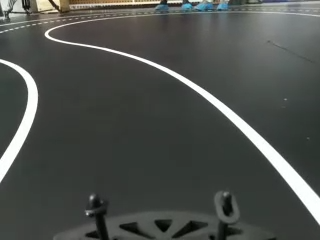
#> input picture resources/fullCurve.png, 320 x 240 px, found by its file name; the run also reads 1 picture not shown here
$ jupyter execute energy.ipynb   (older library calls are emulated)
#> lines starting #> are read from the running program, lines starting #| are printed output that depends on the picture; after the words box and inside, x2 and y2 are one past the last pixel; in counts of white or black regions, pixels touching at a corner belong together
## Applying Energy Path algtm to road photos

[cell 1]
import cv2
import numpy as np
import matplotlib as plt

[cell 2]
RED = (0, 0, 255)

MAX_ROAD_WIDTH = 275
MAX_ROAD_X = 175

MIN_ROAD_WIDTH = 75
MIN_ROAD_X = 25

[cell 3]
img = cv2.imread("C:\Programs/facultate/licenta/my-autonomous-car/resources/fullCurve.png")
#> img is the input picture: shape (240, 320, 3); mean B, G, R 77.2, 81.1, 77.6

IMG_WIDTH = img.shape[1]
#> IMG_WIDTH = 320
IMG_HEIGHT = img.shape[0]
#> IMG_HEIGHT = 240

[cell 4]
print(img)
#> (printed output is left out)

[cell 5]
cv2.imshow("original",img)
cv2.waitKey(0)
cv2.destroyAllWindows()

[cell 6]
gray = cv2.cvtColor(img, cv2.COLOR_BGR2GRAY)

cv2.imshow("gray",gray)
cv2.waitKey(0)
cv2.destroyAllWindows()

### Gaussian Blur

[cell 7]
blurred = cv2.GaussianBlur(gray,(3,3),3)

cv2.imshow("blurred",blurred)
cv2.waitKey(0)
cv2.destroyAllWindows()

### Bilateral blur

[cell 8]
bilateralBlurred = cv2.bilateralFilter(gray, 11, 21, 7)

cv2.imshow("bilateral Blurred",bilateralBlurred)
cv2.waitKey(0)
cv2.destroyAllWindows()

[cell 9]
blurred = cv2.GaussianBlur(gray,(3,3),3)
bilateralBlurred = cv2.bilateralFilter(gray, 11, 21, 7)

cv2.imshow("bilateral Blurred",bilateralBlurred)


cv2.imshow("blurred",blurred)

cv2.waitKey(0)
cv2.destroyAllWindows()

### Classic binary thresholding

[cell 10]
_, threshClassis = cv2.threshold(blurred, 170, 255, cv2.THRESH_BINARY)
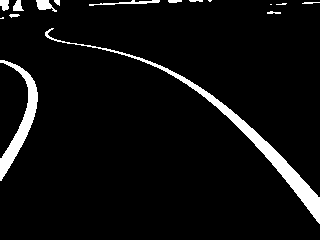
#> threshClassis: shape (240, 320); 5.6% white; 16 white regions (4 under 20 px), largest, box (x1, y1, x2, y2) and area: (45, 28, 320, 224) 2397, (0, 60, 38, 181) 1242, (89, 0, 160, 6) 153
# cv2.imwrite("classicTresh.jpg",threshClassis)
cv2.imshow("classic thresh",threshClassis)
cv2.waitKey(0)
cv2.destroyAllWindows()

### Otsu's thresholding

[cell 11]
T, threshOtsu = cv2.threshold(blurred, 0, 255, cv2.THRESH_BINARY | cv2.THRESH_OTSU)
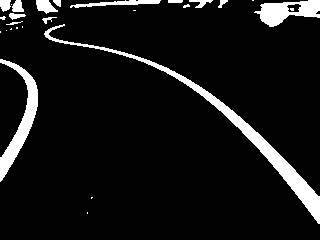
#> threshOtsu: shape (240, 320); 8.1% white; 27 white regions (13 under 20 px), largest, box (x1, y1, x2, y2) and area: (44, 24, 320, 224) 2759, (0, 59, 38, 182) 1365, (254, 0, 320, 27) 979
#> T = 137
# cv2.imwrite("classicTresh.jpg",threshClassis)
print(T)
#| 137.0
cv2.imshow("classic thresh",threshOtsu)
cv2.waitKey(0)
cv2.destroyAllWindows()

### Adaptive binary thresholding

[cell 12]
threshAdap = cv2.adaptiveThreshold(blurred, 255,
	cv2.ADAPTIVE_THRESH_GAUSSIAN_C, cv2.THRESH_BINARY_INV, 5, 10)
#> threshAdap: shape (240, 320); 2.6% white in thin lines or dots

cv2.imshow("adaptive thresh",threshAdap)
cv2.waitKey(0)
cv2.destroyAllWindows()

[cell 13]
blurred = cv2.GaussianBlur(gray,(5,5),0)
# blurred = cv2.equalizeHist(blurred)

# threshAdap = cv2.adaptiveThreshold(blurred, 255,
#     cv2.ADAPTIVE_THRESH_GAUSSIAN_C, cv2.THRESH_BINARY_INV, 11, 2)
_, threshClassis = cv2.threshold(blurred, 170, 255, cv2.THRESH_BINARY)
#> threshClassis: shape (240, 320); 5.5% white; 17 white regions (6 under 20 px), largest, box (x1, y1, x2, y2) and area: (77, 44, 320, 224) 2296, (0, 60, 38, 181) 1241, (36, 0, 56, 12) 137
kernel = cv2.getStructuringElement(cv2.MORPH_RECT, (3, 3))
closed = cv2.morphologyEx(threshClassis, cv2.MORPH_OPEN, kernel)
#> closed: shape (240, 320); 5.1% white; 14 white regions (4 under 20 px), largest, box (x1, y1, x2, y2) and area: (137, 57, 320, 223) 2181, (0, 60, 38, 180) 1240, (36, 0, 52, 10) 129
cv2.imshow("blurred",closed)
cv2.waitKey(0)
cv2.destroyAllWindows()

### Morphological ops

[cell 14]
kernel = np.ones((5,5),np.uint8)
closing = cv2.morphologyEx(threshClassis, cv2.MORPH_CLOSE, kernel)
#> closing: shape (240, 320); 5.6% white; 14 white regions (5 under 20 px), largest, box (x1, y1, x2, y2) and area: (77, 44, 320, 224) 2300, (0, 60, 38, 181) 1244, (0, 0, 23, 17) 226
cv2.imshow("closed img",closing)
cv2.waitKey(0)
cv2.destroyAllWindows()

[cell 15]
kernel = np.ones((3,3),np.uint8)
opening = cv2.morphologyEx(threshClassis, cv2.MORPH_OPEN, kernel)
cv2.imshow("opened img",opening)
cv2.waitKey(0)
cv2.destroyAllWindows()

### TESTS

[cell 16]
_, threshClassis = cv2.threshold(blurred, 185, 255, cv2.THRESH_BINARY)
#> threshClassis: shape (240, 320); 4.9% white; 13 white regions (5 under 20 px), largest, box (x1, y1, x2, y2) and area: (101, 48, 320, 223) 2127, (0, 60, 38, 181) 1176, (37, 0, 52, 10) 116
# kernel = np.ones((3,3),np.uint8)
kernel = cv2.getGaussianKernel(5,5)
closing = cv2.morphologyEx(threshClassis, cv2.MORPH_CLOSE, kernel)
#> closing: shape (240, 320); 5% white; 12 white regions (4 under 20 px), largest, box (x1, y1, x2, y2) and area: (101, 48, 320, 223) 2127, (0, 60, 38, 181) 1176, (37, 0, 52, 10) 118
opening = cv2.morphologyEx(threshClassis, cv2.MORPH_OPEN, kernel)
#> opening: shape (240, 320); 4.4% white; 12 white regions (7 under 20 px), largest, box (x1, y1, x2, y2) and area: (178, 74, 320, 223) 1926, (0, 64, 38, 181) 1130, (37, 0, 50, 10) 111, (0, 0, 8, 10) 69, (14, 0, 21, 11) 62

# cv2.imwrite("classicTresh.jpg",threshClassis)
cv2.imshow("classic thresh",threshClassis)
cv2.imshow("opened img",opening)
cv2.imshow("closed img",closing)
cv2.waitKey(0)
cv2.destroyAllWindows()

[cell 17]
blurred = cv2.GaussianBlur(gray,(3,3),0)
cv2.imshow("blur clasic img",blurred)
bilateralBlurred = cv2.bilateralFilter(gray, 11, 21, 7)
cv2.imshow("blur bilateral img",bilateralBlurred)
_, threshClassis = cv2.threshold(blurred, 185, 255, cv2.THRESH_BINARY)
#> threshClassis: shape (240, 320); 5.1% white; 15 white regions (5 under 20 px), largest, box (x1, y1, x2, y2) and area: (76, 44, 320, 224) 2215, (0, 60, 38, 181) 1195, (37, 0, 53, 10) 121
cv2.imshow("thresh clasic  + blurimg",threshClassis)
_, threshClassis = cv2.threshold(bilateralBlurred, 185, 255, cv2.THRESH_BINARY)
#> threshClassis: shape (240, 320); 5.6% white; 22 white regions (12 under 20 px), largest, box (x1, y1, x2, y2) and area: (45, 25, 320, 224) 2404, (0, 59, 38, 182) 1242, (36, 0, 55, 11) 142
cv2.imshow("thresh clasic + biblur img",threshClassis)
kernel = cv2.getStructuringElement(cv2.MORPH_ELLIPSE, (15, 15))
closing = cv2.morphologyEx(threshClassis, cv2.MORPH_CLOSE, kernel)
#> closing: shape (240, 320); 6.5% white; 10 white regions (5 under 20 px), largest, box (x1, y1, x2, y2) and area: (45, 25, 320, 224) 2471, (0, 59, 38, 182) 1264, (0, 0, 24, 33) 519, (84, 0, 211, 6) 434, (36, 0, 60, 13) 269
cv2.imshow("closed img",closing)
kernel1 = np.ones((3,3),np.uint8)
opening = cv2.morphologyEx(threshClassis, cv2.MORPH_OPEN, kernel1)
#> opening: shape (240, 320); 5% white; 13 white regions (6 under 20 px), largest, box (x1, y1, x2, y2) and area: (137, 57, 320, 223) 2186, (0, 60, 38, 180) 1237, (36, 0, 53, 10) 134
# cv2.imshow("opened img",opening)
kernel2 = np.ones((3,3),np.uint8)
opening = cv2.morphologyEx(closing, cv2.MORPH_OPEN, kernel2)
#> opening: shape (240, 320); 6.2% white; 9 white regions (3 under 20 px), largest, box (x1, y1, x2, y2) and area: (137, 57, 320, 223) 2198, (0, 60, 38, 180) 1261, (0, 0, 24, 32) 515, (86, 0, 184, 6) 383, (36, 0, 60, 12) 266, (45, 28, 57, 41) 104
# cv2.imshow("both img",opening)
cv2.waitKey(0)
cv2.destroyAllWindows()

### Gradient making

[cell 18]
def compute_energy(img):
    """
    calculeaza energia la fiecare pixel pe baza gradientului
    :param img: imaginea initiala
    :return:E - energia
    """
    # urmati urmatorii pasi:
    # 1. transformati imagine in grayscale
    # 2. folositi filtru sobel pentru a calcula gradientul in directia X si Y
    # 3. calculati magnitudinea pentru fiecare pixel al imaginii
    E = np.zeros((img.shape[0],img.shape[1]))
    # img_grey = cv2.cvtColor(img,cv2.COLOR_BGR2GRAY)
    grad_x = cv2.Sobel(img,ddepth=cv2.CV_16S,dx=1,dy=0)
    grad_y = cv2.Sobel(img,ddepth=cv2.CV_16S,dx=0,dy=1)

    abs_x = np.abs(grad_x)
    abs_y = np.abs(grad_y)

    E = abs_x + abs_y

    return E

[cell 19]
def compute_energy_v2(img):
    ksize = 3

    gX = cv2.Sobel(img, ddepth=cv2.CV_32F, dx=1, dy=0, ksize=ksize)
    gY = cv2.Sobel(img, ddepth=cv2.CV_32F, dx=0, dy=1, ksize=ksize)

    gX = cv2.convertScaleAbs(gX)
#> gX: shape (240, 320); 3.7% white in thin lines or dots
    gY = cv2.convertScaleAbs(gY)
#> gY: shape (240, 320); 4.2% white in thin lines or dots

    # combined = cv2.addWeighted(gX, 0.5, gY, 0.5, 0)

    magnitude = np.sqrt((gX ** 2) + (gY ** 2))
    # magnitude = gX + gY

    return magnitude

[cell 20]
combined = compute_energy_v2(threshClassis)

# cv2.imshow("pre", pre)
# cv2.imshow("Sobel/Scharr Combined", combined)
cv2.waitKey(0)
cv2.destroyAllWindows()

[cell 21]
gradient = compute_energy(opening)
cv2.imshow("gradient img",gradient)
cv2.waitKey(0)
cv2.destroyAllWindows()

[cell 22]
# [38 lines left out: function select_dynamic_programming_path_going_up, not called in this run]

[cell 23]
# [62 lines left out: function select_dynamic_programming_path_going_sideways, not called in this run]

[cell 24]
dtype = [('x', 'uint16'), ('y', 'uint16')]  # specifying tuple structure as a list of pairs
np_array_of_tuples = np.zeros(10, dtype=dtype)
np_array_of_tuples

[cell 25]
def select_dynamic_programming_border_going_up_point_start(E,point): #TODO Sa incerc sa tin pathul in interiorul benzii si sa nu fac pe 2 imagini diferite
    M = np.zeros(E.shape)
    M[0,:] = E[0,:]
    for i in range(1,E.shape[0]):
        for j  in range (E.shape[1]):
            if j == 0:
                M[i][j] = E[i,j]+max(M[i-1,0],M[i-1,1])
            elif j == E.shape[1] - 1:
                M[i,j] = E[i,j]+max(M[i-1,j],M[i-1,j-1])
            elif j >= 2 and j <= E.shape[1] - 3:
                M[i,j] = E[i,j]+max(M[i-1,j+1],M[i-1,j],M[i-1,j-1],M[i-1,j-2],M[i-1,j+2])
            else:
                M[i,j] = E[i,j]+max(M[i-1,j+1],M[i-1,j],M[i-1,j-1])
    line = M.shape[0] - 1
    # col = np.argmax(M[line,:])
    col = point
    # print(np.max(M[line,:]))
    # path = [(0,0) for i in range(line+1)]

    dtype = [('x', 'uint16'), ('y', 'uint16')]
    path = np.zeros(line+1, dtype=dtype)

    path[line] = (line,point)

    direction = point

    for line in range(M.shape[0]-2,60,-1):
        if col == 0:
            if M[line,0] < M[line,1]:
                new_col = 1
            else:
                new_col = 0
        elif col == E.shape[1] - 1:
            if M[line,col] < M[line,col-1]:
                new_col = col - 1
            else:
                new_col = col
        elif col >= 2 and col <= E.shape[1] - 3:
            if not (M[line,col-1] == M[line,col] == M[line,col+1] == M[line,col-2] == M[line,col+2]):
                neigh = np.array([M[line,col-2],M[line,col-1],M[line,col],M[line,col+1],M[line,col+2]]) #TODO proiectia parcursului actual al masinii cu unghiul actual al rotilor
                new_col = col+np.argmax(neigh) - 2
            else:
                new_col = col - (direction - col)
                # new_col = col
                # if M[line,new_col] == 0 and new_col > 0:
                #     new_col -= 1
        else:
            if not (M[line,col-1] == M[line,col] == M[line,col+1]):
                neigh = np.array([M[line,col-1],M[line,col],M[line,col+1]]) #TODO proiectia parcursului actual al masinii cu unghiul actual al rotilor
                new_col = col+np.argmax(neigh) - 1
            else:
                new_col = col - (direction - col)
        # [4 lines of commented-out code are left out]
        direction = col

        path[line]= (line,new_col)

        col = new_col

    return path

### Draw on image

[cell 26]
def draw_path(img, path, color):

    new_image = img.copy()

    for row, col in path:
        if col and col < img.shape[1]:
            new_image[row, col] = color

    return new_image

### Preprocess image

[cell 27]
def preprocess(img):
    gray = cv2.cvtColor(img, cv2.COLOR_BGR2GRAY)

    blurred = cv2.GaussianBlur(gray,(3,3),0)

    _, threshClassis = cv2.threshold(blurred, 190, 255, cv2.THRESH_BINARY)
#> threshClassis: shape (240, 320); 5% white; 16 white regions (7 under 20 px), largest, box (x1, y1, x2, y2) and area: (76, 44, 320, 224) 2172, (0, 60, 38, 181) 1182, (37, 0, 52, 10) 118

    # kernel = cv2.getStructuringElement(cv2.MORPH_DILATE, (15, 15))
    # closing = cv2.morphologyEx(threshClassis, cv2.MORPH_CLOSE, kernel)

    return threshClassis

[cell 28]
pre = preprocess(img)
preL = pre[:,:int(pre.shape[1]/2)]
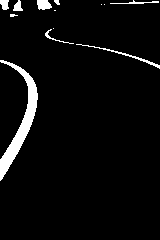
#> preL: shape (240, 160); 4.6% white; 13 white regions (5 under 20 px), largest, box (x1, y1, x2, y2) and area: (0, 60, 38, 181) 1182, (76, 44, 160, 69) 164, (37, 0, 52, 10) 118
preR = pre[:,int(pre.shape[1]/2):]
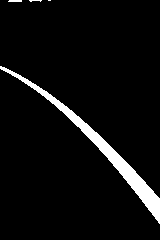
#> preR: shape (240, 160); 5.3% white; 4 white regions (2 under 20 px), largest, box (x1, y1, x2, y2) and area: (0, 66, 160, 224) 2008, (8, 0, 22, 2) 27
cv2.imshow('PreR', preR)
cv2.waitKey(0)
cv2.destroyAllWindows()

[cell 29]
pre = preprocess(img)
grad = compute_energy(pre)
cv2.imshow('Pre', pre)
cv2.imshow('grad', grad)
cv2.waitKey(0)
cv2.destroyAllWindows()

### Histogram

[cell 30]
def get_lane_start(img):
    histogram = np.sum(img[img.shape[0] // 2:, :], axis = 0)

    midpoint = int(histogram.shape[0] / 2)

    leftxBase = np.argmax(histogram[:midpoint])
    rightxBase = np.argmax(histogram[midpoint:]) + midpoint

    return leftxBase,rightxBase

### Bordering going always up

[cell 31]
def find_borders(preprocImg):

    leftxBase,rightxBase = get_lane_start(preprocImg)

    preprocImg[:20,:] = 0

    gradientImg = compute_energy_v2(preprocImg)

    borderL = select_dynamic_programming_border_going_up_point_start(gradientImg,leftxBase)
    borderR = select_dynamic_programming_border_going_up_point_start(gradientImg,rightxBase)
    # print(pathL)
    # print(pathR)

    return borderL,borderR

[cell 32]
def find_width(y):
    return w1 + (MIN_ROAD_WIDTH - MAX_ROAD_WIDTH) / (min - y1) * (y - y1)

[cell 33]
def find_path(borderL,borderR):
    for yL,yR in zip(borderL,borderR):
        if yR[1] - yL[1] < MIN_ROAD_WIDTH:
            if yL[1] > IMG_WIDTH//2:
                yL[1] = 0
                yR[1] += 0
            elif yR[1] <  IMG_WIDTH //2:
                yR[1] = 0
    # path[:, 1] = np.where(path[:, 1] < 240, 0, path[:, 1])
    path = np.array([(x, (yR + yL)//2) for (x, yL), (_, yR) in zip(borderL, borderR)])

    return path

[cell 34]
def determine_deviation_simple(path,img):

    lane_center_x = (path[-1][0],path[0][0])
    # lane_center_x[1] = path[-1][0]

    lane_center_y = (path[-1][1],path[0][1])
    # lane_center_y[1] = path[-1][1]

    car_position = (160, 240)  # Car's position (x_c, y_c)
    car_heading = (1, 1)

    car_direction_end = (
        int(car_position[0] + car_heading[0] * 100),
        int(car_position[1] + car_heading[1] * 100),
    )

    print(lane_center_x)

    lane_start = (int(lane_center_x[0]), int(lane_center_y[0]))
    lane_end = (int(lane_center_x[-1]), int(lane_center_y[-1]))

    print(lane_start,lane_end)

    cv2.line(img, (0,0), (100,100), color=(0, 255, 255), thickness=1)

    # cv2.line(img, car_position, car_direction_end, color=(0, 0, 255), thickness=2)

    # Draw the car's position
    # cv2.circle(img, car_position, radius=5, color=(0, 255, 0), thickness=-1)

    return img

[cell 35]
image = cv2.imread("fullNewTrack.jpg")
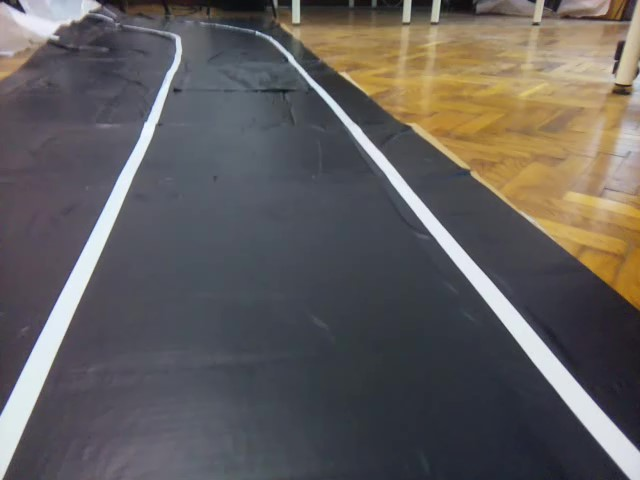
#> input picture Tests/fullNewTrack.jpg, 640 x 480 px
#> image is the input picture: shape (480, 640, 3); mean B, G, R 92.7, 93.8, 97.8
preprocImg = preprocess(image)
#> in preprocess (call 3), `gray = cv2.cvtColor(img, cv2.COLOR_BGR2GRAY)`:
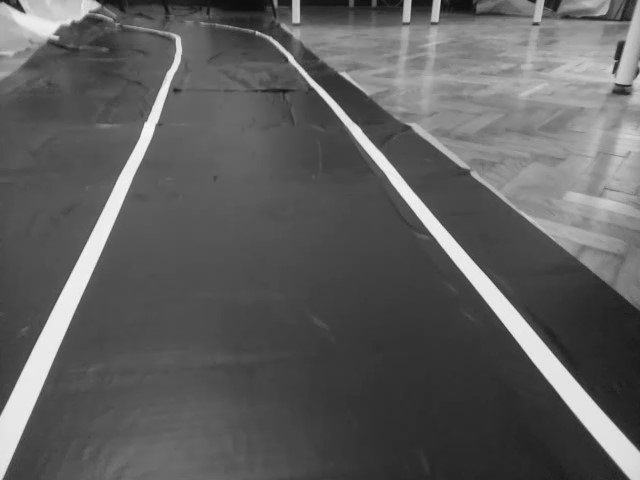
#> gray: shape (480, 640); min 14, max 247, mean 94.9
#> in preprocess (call 3), `_, threshClassis = cv2.threshold(blurred, 190, 255, cv2.THRESH_BINARY)`:
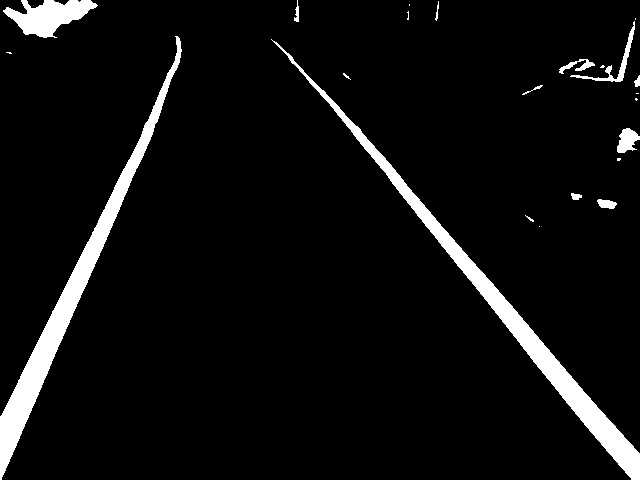
#> threshClassis: shape (480, 640); 6% white; 23 white regions (11 under 20 px), largest, box (x1, y1, x2, y2) and area: (271, 39, 640, 480) 7708, (0, 36, 182, 480) 7228, (3, 0, 98, 38) 1964

borderL,borderR = find_borders(preprocImg)
#> in get_lane_start, `histogram = np.sum(img[img.shape[0] // 2:, :], axis = 0)`: histogram = 640 values, max 16575 at index 1, min 0 at index 106, mean 4251.3
#> in get_lane_start, `leftxBase = np.argmax(histogram[:midpoint])`: leftxBase = 1
#> in get_lane_start, `rightxBase = np.argmax(histogram[midpoint:]) + midpoint`: rightxBase = 631
#> in find_borders, `leftxBase,rightxBase = get_lane_start(preprocImg)`: leftxBase = 1; rightxBase = 631
#> in find_borders, `preprocImg[:20,:] = 0`:
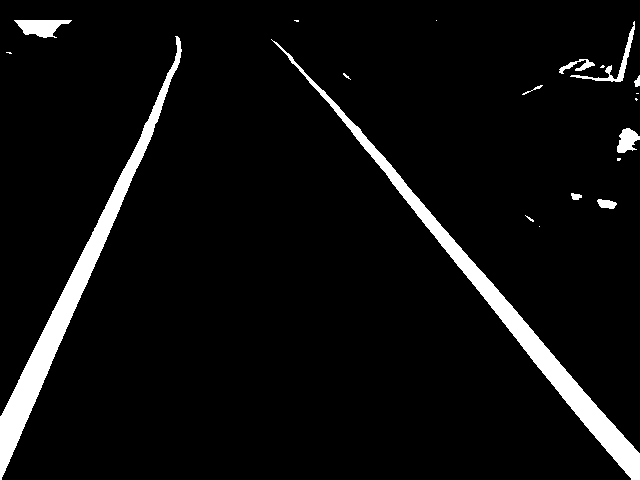
#> preprocImg: shape (480, 640); 5.5% white; 20 white regions (10 under 20 px), largest, box (x1, y1, x2, y2) and area: (271, 39, 640, 480) 7708, (0, 36, 182, 480) 7228, (14, 20, 72, 38) 638
#> in compute_energy_v2 (call 2), `gY = cv2.Sobel(img, ddepth=cv2.CV_32F, dx=0, dy=1, ksize=ksize)`:
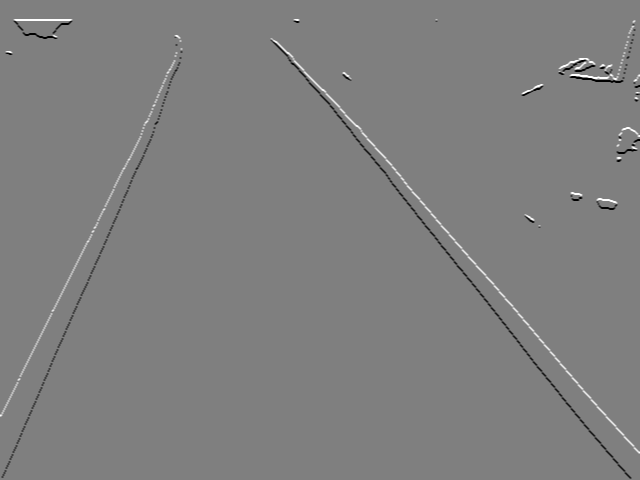
#> gY: shape (480, 640) float32; min -1020, max 1020, mean 0.1; drawn with min black and max white
#> in compute_energy_v2 (call 2), `gX = cv2.convertScaleAbs(gX)`: gX: shape (480, 640); 2.3% white in thin lines or dots
#> in compute_energy_v2 (call 2), `gY = cv2.convertScaleAbs(gY)`:
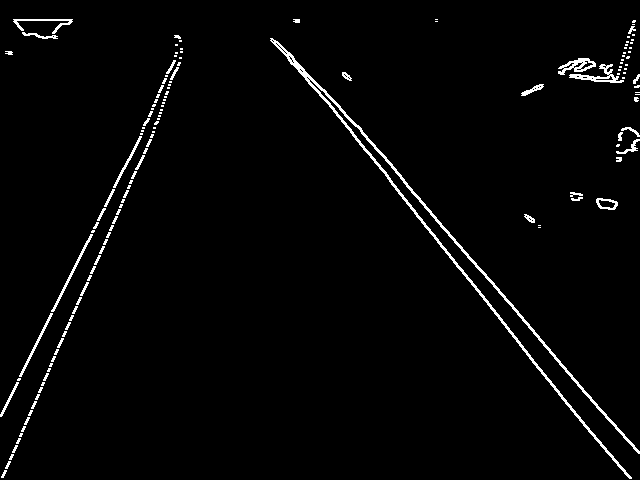
#> gY: shape (480, 640); 2.3% white in thin lines or dots
#> in select_dynamic_programming_border_going_up_point_start, `col = point`: col = 1
#> the loop in select_dynamic_programming_border_going_up_point_start, `for line in range(M.shape[0]-2,60,-1):` made 418 passes
#> (neigh, new_col, direction, col) on passes 1 to 12: ([595.1, 596.1, 596.1], 1, 1, 1), ([593.7, 595.1, 595.1], 1, 1, 1), ([590.8, 593.7, 593.7], 1, 1, 1), ([588, 590.8, 592.2], 2, 1, 2), ([586.6, 588, 590.8, 590.8, 590.8], 2, 2, 2), ([585.2, 586.6, 588, 589.4, 589.4], 3, 2, 3), ([585.2, 586.6, 588, 588, 588], 3, 3, 3), ([582.8, 585.2, 585.2, 586.6, 586.6], 4, 3, 4), ([582.8, 583.8, 585.2, 585.2, 585.2], 4, 4, 4), ([581.3, 582.8, 582.8, 583.8, 583.8], 5, 4, 5), ([581.3, 581.3, 582.8, 582.8, 582.8], 5, 5, 5), ([578.5, 579.9, 581.3, 581.3, 581.3], 5, 5, 5)
#> (neigh, new_col) on passes 61 to 66: ([514, 514, 513.1, 514.5, 514.5], 27), ([512.5, 512.5, 513.1, 513.1, 513.1], 27), ([511.1, 511.1, 510.7, 511.7, 511.7], 28), ([509.7, 509.7, 510.7, 510.7, 510.7], 28), ([508.3, 508.3, 509.3, 509.3, 509.3], 28), ([506.9, 506.9, 506.9, 507.9, 507.9], 29)
#> the loop in select_dynamic_programming_border_going_up_point_start (call 2), `for line in range(M.shape[0]-2,60,-1):` made 418 passes
#> (neigh, new_col, direction, col) on passes 1 to 12: ([629.3, 629.3, 629.3, 627.8, 627.8], 629, 631, 629), ([626.4, 627.8, 627.8, 627.8, 627.8], 628, 629, 628), ([625, 626.4, 626.4, 626.4, 626.4], 627, 628, 627), ([623.6, 625, 625, 625, 625], 626, 627, 626), ([622.2, 623.6, 623.6, 623.6, 623.6], 625, 626, 625), ([620.8, 622.2, 622.2, 622.2, 622.2], 624, 625, 624), ([619.4, 619.4, 620.8, 620.8, 620.8], 624, 624, 624), ([617.9, 619.4, 619.4, 619.4, 617.9], 623, 624, 623), ([616.5, 617.9, 617.9, 617.9, 617.9], 622, 623, 622), ([615.1, 616.5, 616.5, 616.5, 616.5], 621, 622, 621), ([613.7, 615.1, 615.1, 615.1, 615.1], 620, 621, 620), ([612.3, 613.7, 613.7, 613.7, 613.7], 619, 620, 619)
#> (neigh, new_col) on passes 61 to 66: ([543, 544.4, 544.4, 544.4, 543], 578), ([541.6, 543, 543, 543, 543], 577), ([540.2, 541.6, 541.6, 541.6, 541.6], 576), ([538.8, 540.2, 540.2, 540.2, 540.2], 575), ([537.3, 538.8, 538.8, 538.8, 538.8], 574), ([535.9, 535.9, 537.3, 537.3, 537.3], 574)
# for yL,yR in zip(borderL,borderR):
#     print(yR)
borderedImgL = draw_path(image,borderL,RED)
borderedImg = draw_path(borderedImgL,borderR,RED)

path = find_path(borderL,borderR)
#> in find_path, `path = np.array([(x, (yR + yL)//2) for (x, yL), (_, yR) in zip(borderL..`: path = 480 pairs, first value 0 to 479, second value 0 to 316
# print(path)
filtered_path = path[~np.all(path == 0, axis=1)]
#> filtered_path = 419 pairs, first value 61 to 479, second value 231 to 316
print(filtered_path)
#> (printed output is left out)
pathImg = draw_path(image,path,RED)
# determine_deviation_simple(path,img)
imgCopy = image.copy()
imgDirection = determine_deviation_simple(filtered_path,imgCopy)
#> in determine_deviation_simple, `lane_center_x = (path[-1][0],path[0][0])`: lane_center_x = (479, 61)
#> in determine_deviation_simple, `lane_center_y = (path[-1][1],path[0][1])`: lane_center_y = (316, 231)
#| (479, 61)
#> in determine_deviation_simple, `lane_start = (int(lane_center_x[0]), int(lane_center_y[0]))`: lane_start = (479, 316)
#> in determine_deviation_simple, `lane_end = (int(lane_center_x[-1]), int(lane_center_y[-1]))`: lane_end = (61, 231)
#| (479, 316) (61, 231)
cv2.imshow('imgDirection', imgDirection)
# cv2.imwrite("testStraight.jpg",borderedImg)
cv2.imshow('pathImg', pathImg)
cv2.waitKey(0)
cv2.destroyAllWindows()

## Video Test

[cell 36]
cap = cv2.VideoCapture('newCameraRodNewTrack.mp4')

while cap.isOpened():
    ret, frame = cap.read()

    # if frame is read correctly ret is True
    if not ret:
        print("Can't receive frame (stream end?). Exiting ...")
        break

    # [10 lines of commented-out code are left out]

    preprocImg = preprocess(frame)
    cv2.imshow('preprocImg', preprocImg)

    borderL,borderR = find_borders(preprocImg)
    # for yL,yR in zip(borderL,borderR):
    #     print(yR)
    borderedImgL = draw_path(frame,borderL,RED)
    borderedImg = draw_path(borderedImgL,borderR,RED)

    path = find_path(borderL,borderR)
    # print(path)
    pathImg = draw_path(borderedImg,path,RED)
    # cv2.imshow('borderedImg', borderedImg)
    # cv2.imwrite("testStraight.jpg",borderedImg)
    cv2.imshow('pathImg', pathImg)
    direction = determine_deviation_simple(path,frame)
#| (479, 0)
#| (479, 311) (0, 0)
    # cv2.imshow('direction', direction)

    if cv2.waitKey(1) == ord('q'):
#> (key q is pressed here)
